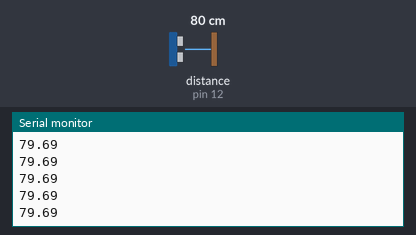
Recording of a sketch running on a simulated Arduino Uno, built with avr-gcc and run on an emulated ATmega328P. Shown: the last lines printed to the serial monitor. Wiring (inferred from the names in the program): ultrasonic range finder: trigger pin 11; echo pin 12. Inputs (shaded band) come from the test bench; at power-on: distance to the obstacle (sensor on pin 12) 80 cm. The echo pulse lasts 58.3 µs per cm.

Above: at 1.2 s.
1.3 s: distance to the obstacle (sensor on pin 12) set to 2 cm
At 1.32 s:
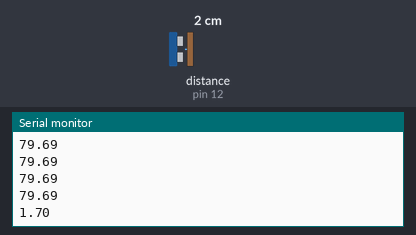
2.8 s: distance to the obstacle (sensor on pin 12) set to 4 cm
At 2.82 s:
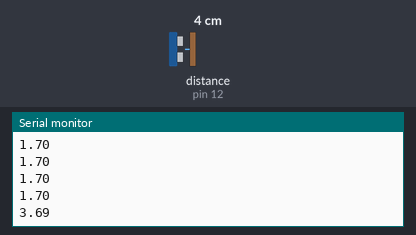
Timing chart, 0 to 5.8 s (numbered marks = the images above; inputs shaded):
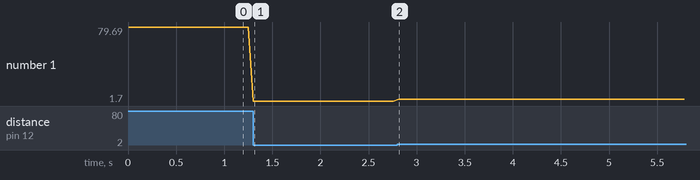

Measured:
- after the input at 1.3 s, the serial monitor: prints a new line at once (image 1)
- after the input at 2.8 s, the serial monitor: prints a new line at once (image 2)
- plotted number 1: 79.69 → 1.7 after the input at 1.3 s, 1.7 → 3.69 after the input at 2.8 s

The sketch:

prueba_sensor_srf04.ino
```cpp
const byte trigger = 11;
const byte eco = 12;


unsigned int tiempo = 0;
float distancia = 0;

void setup() {
  Serial.begin(9600);

  pinMode(trigger,OUTPUT);
  pinMode(eco,INPUT);
  // put your setup code here, to run once:
}

void loop() {
  medir_srf_04();
  Serial.println(distancia);
  delay(50);
  // put your main code here, to run repeatedly:
}

void medir_srf_04(){
  // enviamos trigger
  digitalWrite(trigger,LOW);
  delay(1);
  digitalWrite(trigger,HIGH);
  delayMicroseconds(10);
  digitalWrite(trigger,LOW);

  // medir el tiempo en alto
  tiempo = 0;
  tiempo = pulseIn(eco,HIGH,50000);
  if (tiempo != 0){
    distancia = tiempo/58.3;
  }
}
```
